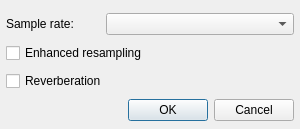
<?xml version="1.0" encoding="UTF-8"?>
<ui version="4.0">
 <class>SettingsDialog</class>
 <widget class="QDialog" name="SettingsDialog">
  <property name="geometry">
   <rect>
    <x>0</x>
    <y>0</y>
    <width>300</width>
    <height>129</height>
   </rect>
  </property>
  <property name="minimumSize">
   <size>
    <width>300</width>
    <height>129</height>
   </size>
  </property>
  <property name="maximumSize">
   <size>
    <width>300</width>
    <height>129</height>
   </size>
  </property>
  <property name="windowTitle">
   <string>WildMidi Plugin Settings</string>
  </property>
  <layout class="QGridLayout" name="gridLayout">
   <property name="leftMargin">
    <number>6</number>
   </property>
   <property name="rightMargin">
    <number>6</number>
   </property>
   <property name="bottomMargin">
    <number>6</number>
   </property>
   <item row="0" column="0">
    <widget class="QLabel" name="label_2">
     <property name="text">
      <string>Sample rate:</string>
     </property>
    </widget>
   </item>
   <item row="1" column="0" colspan="3">
    <widget class="QCheckBox" name="enhancedResamplingCheckBox">
     <property name="focusPolicy">
      <enum>Qt::NoFocus</enum>
     </property>
     <property name="text">
      <string>Enhanced resampling</string>
     </property>
    </widget>
   </item>
   <item row="2" column="0" colspan="3">
    <widget class="QCheckBox" name="reverbCheckBox">
     <property name="focusPolicy">
      <enum>Qt::NoFocus</enum>
     </property>
     <property name="text">
      <string>Reverberation</string>
     </property>
    </widget>
   </item>
   <item row="3" column="0" colspan="3">
    <widget class="QDialogButtonBox" name="buttonBox">
     <property name="sizePolicy">
      <sizepolicy hsizetype="Expanding" vsizetype="Fixed">
       <horstretch>0</horstretch>
       <verstretch>0</verstretch>
      </sizepolicy>
     </property>
     <property name="standardButtons">
      <set>QDialogButtonBox::Cancel|QDialogButtonBox::Ok</set>
     </property>
    </widget>
   </item>
   <item row="0" column="1" colspan="2">
    <widget class="QComboBox" name="sampleRateComboBox">
     <property name="maximumSize">
      <size>
       <width>16777215</width>
       <height>16777215</height>
      </size>
     </property>
    </widget>
   </item>
  </layout>
 </widget>
 <resources/>
 <connections>
  <connection>
   <sender>buttonBox</sender>
   <signal>accepted()</signal>
   <receiver>SettingsDialog</receiver>
   <slot>accept()</slot>
   <hints>
    <hint type="sourcelabel">
     <x>214</x>
     <y>167</y>
    </hint>
    <hint type="destinationlabel">
     <x>103</x>
     <y>160</y>
    </hint>
   </hints>
  </connection>
  <connection>
   <sender>buttonBox</sender>
   <signal>rejected()</signal>
   <receiver>SettingsDialog</receiver>
   <slot>reject()</slot>
   <hints>
    <hint type="sourcelabel">
     <x>269</x>
     <y>174</y>
    </hint>
    <hint type="destinationlabel">
     <x>148</x>
     <y>169</y>
    </hint>
   </hints>
  </connection>
 </connections>
</ui>
